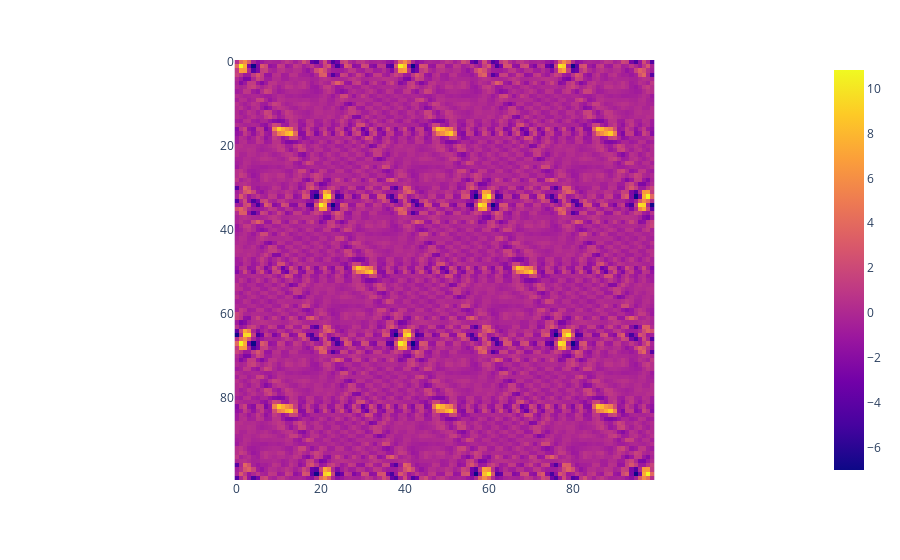

Notebook code cell kept with this figure:
### Code cell
px.imshow(waveR)

### Figure 1 — Plotly figure (JSON) as saved in the notebook; plotly's stock layout.template omitted (floating-point values rounded to 4 significant figures; data arrays with more than 128 entries replaced by an {"elided": "..."} marker saying what was removed)
{"data": [{"coloraxis": "coloraxis", "hovertemplate": "x: %{x}<br>y: %{y}<br>color: %{z}<extra></extra>", "name": "0", "type": "heatmap", "xaxis": "x", "yaxis": "y", "z": {"elided": "100x100 float values"}}], "layout": {"coloraxis": {"colorscale": [[0, "#0d0887"], [0.1111, "#46039f"], [0.2222, "#7201a8"], [0.3333, "#9c179e"], [0.4444, "#bd3786"], [0.5556, "#d8576b"], [0.6667, "#ed7953"], [0.7778, "#fb9f3a"], [0.8889, "#fdca26"], [1, "#f0f921"]]}, "margin": {"t": 60}, "xaxis": {"anchor": "y", "constrain": "domain", "domain": [0, 1], "scaleanchor": "y"}, "yaxis": {"anchor": "x", "autorange": "reversed", "constrain": "domain", "domain": [0, 1]}}}
